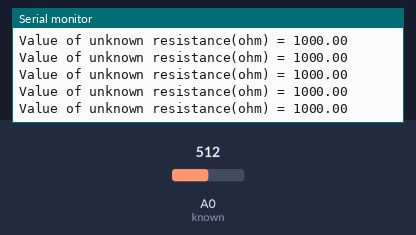
The sketch below on a simulated Arduino Uno, built with avr-gcc and run on an emulated ATmega328P. Parts: the last lines printed to the serial monitor. The test bench sets the inputs (shaded band); at power-on: A0 (known) = 512.

Above: at 4.2 s.
4.3 s: A0 (known) set to 917
At 4.35 s:
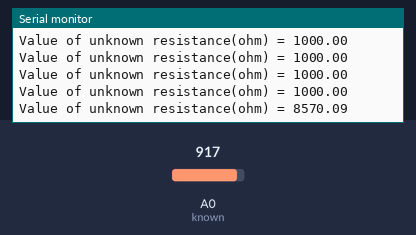
7.3 s: A0 (known) set to 943
At 7.38 s:
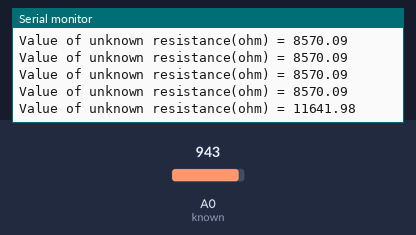
Timing chart, 0 to 10.3 s (numbered marks = the images above; inputs shaded):
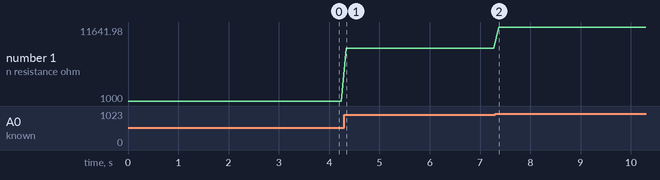

The sketch:

ohmeter_serial_monitor.ino
```cpp
int known = 0;
int known_resistance = 1000;
void setup() {
  pinMode(known, INPUT);
  Serial.begin(9600);
}

void loop() {
  // put your main code here, to run repeatedly:
  int observed_voltage = analogRead(known);
  float voltage = (float)(5*observed_voltage)/1024;
  float current = (5 - voltage)/known_resistance;
  float unknown_resistance = voltage/current;
  Serial.print("Value of unknown resistance(ohm) = ");
  Serial.println(unknown_resistance);
  delay(100);
}
```

Measured:
- after the input at 4.3 s, the serial monitor: prints a new line at once (image 1)
- after the input at 7.3 s, the serial monitor: prints a new line after 0.07 s (image 2)
- plotted number 1: 1000 → 8570.09 after the input at 4.3 s, 8570.09 → 11641.98 after the input at 7.3 s
